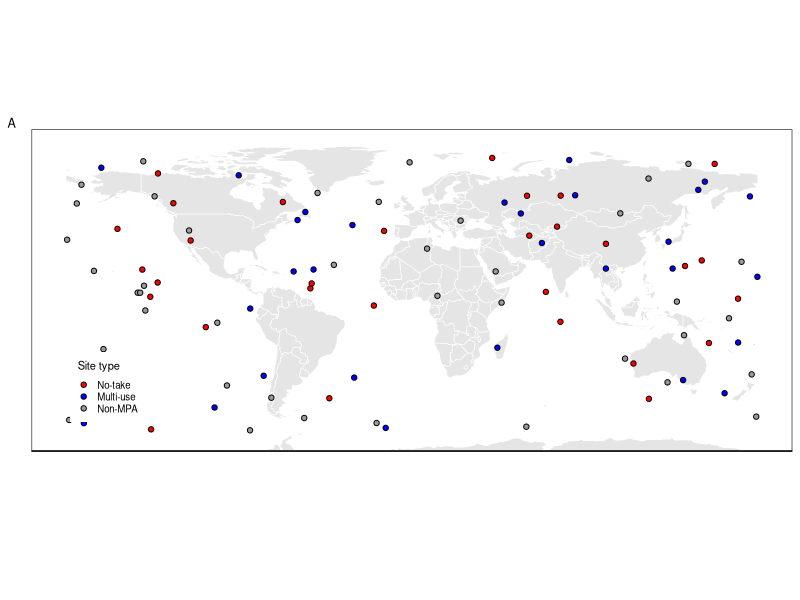
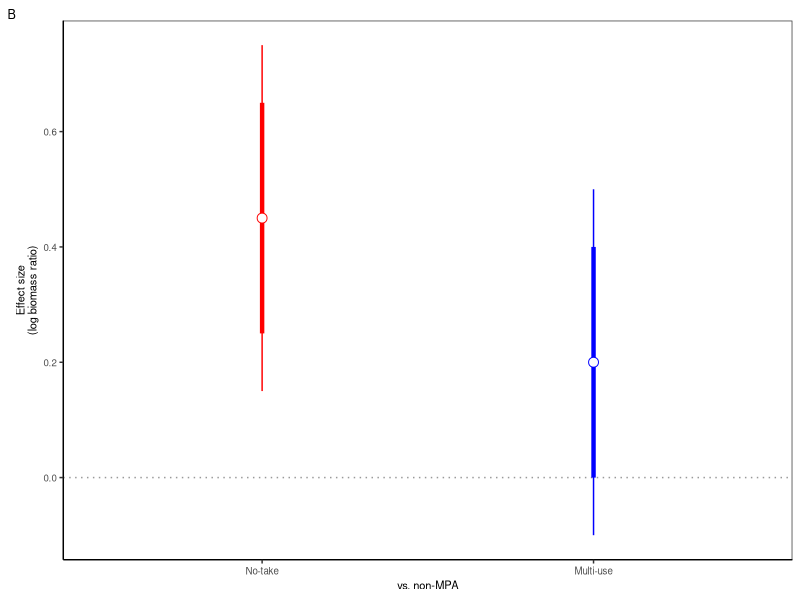
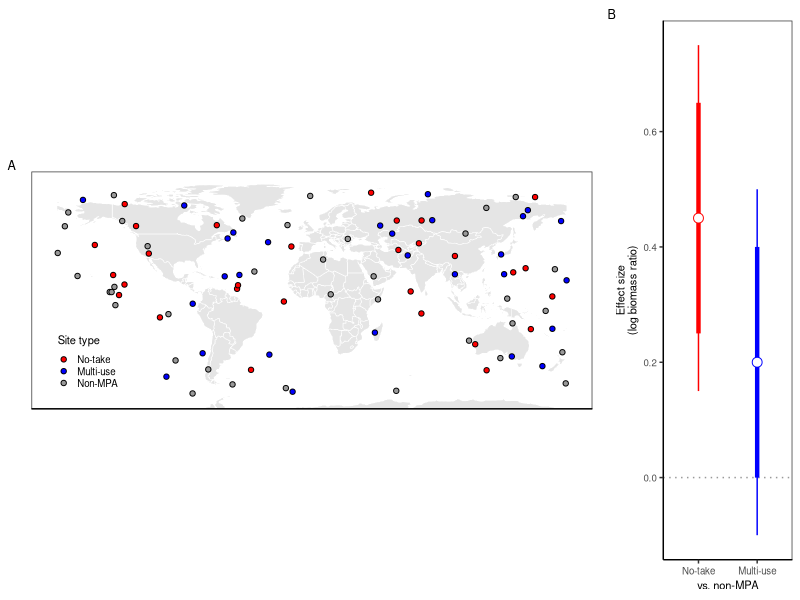

Here is the R script that generated these plots, in order: (Note: this script raises an error after producing the figures.)

# Clear workspace
rm(list = ls())

# Setup
################################################################################

# Packages
library(tidyverse)

# Directories
plotdir <- "figures"

# Simulate data
################################################################################

# Order
type_order <- c("No-take", "Multi-use", "Non-MPA")

# sites
nsites  <- 100
sites <- tibble(lat_dd=runif(nsites, min=-65, max=80),
                long_dd=runif(nsites, min=-180, max=180),
                type=sample(x=c("No-take", "Multi-use", "Non-MPA"), size=nsites, replace=T) %>%
                  factor(., levels=type_order))

# Effects
effects <- tibble(type=c('No-take', "Multi-use") %>% factor(., c('No-take', "Multi-use") ),
                  mean=c(0.45, 0.2),
                  sd1=0.2,
                  sd2=0.3) %>%
  mutate(ci1_lo=mean-sd1,
         ci1_hi=mean+sd1,
         ci2_lo=mean-sd2,
         ci2_hi=mean+sd2)

# Plot data
################################################################################

# World
world <- rnaturalearth::ne_countries(scale="small", returnclass="sf")

# Base theme
base_theme <- theme(axis.text=element_text(size=7),
                    axis.title=element_text(size=8),
                    legend.text=element_text(size=7),
                    legend.title=element_text(size=8),
                    plot.tag=element_text(size=9),
                    # Gridlines
                    panel.grid.major = element_blank(),
                    panel.grid.minor = element_blank(),
                    panel.background = element_blank(),
                    axis.line = element_line(colour = "black"))
                    # Legend
                    # legend.background = element_rect(fill=alpha('blue', 0)))


# Plot map
g1 <- ggplot() +
  # Plot wold
  geom_sf(data=world, fill="grey90", color="white", lwd=0.2) +
  # Plot points
  geom_point(data=sites, mapping=aes(x=long_dd, y=lat_dd, fill=type), pch=21) +
  # Labels
  labs(x=" ", y="", tag="A",) +
  # Crop
  coord_sf(y=c(-65,85)) +
  # Legend
  scale_fill_manual(name="Site type", values=c("red", "blue", "grey60")) +
  # Theme
  theme_bw() + base_theme +
  theme(axis.text.y = element_blank(),
        axis.text.x = element_text(color="white"),
        axis.ticks = element_blank(),
        legend.position = c(0.1, 0.2),
        legend.key.size = unit(0.3, "cm"))
g1

# Plot effect size
g2 <- ggplot(effects, mapping=aes(x=type, y=mean, color=type)) +
  # Reference line
  geom_hline(yintercept = 0, color="grey60", linetype="dotted") +
  # Plot CI
  geom_errorbar(mapping=aes(x=type, ymin=ci2_lo, ymax=ci2_hi, color=type), width=0, linewidth=0.5) +
  geom_errorbar(mapping=aes(x=type, ymin=ci1_lo, ymax=ci1_hi, color=type), width=0, linewidth=1.5) +
  # Plot points
  geom_point(pch=21, fill="white", size=3) +
  # Labels
  labs(x="vs. non-MPA", y="Effect size\n(log biomass ratio)", tag="B") +
  # Axis
  # scale_y_continuous(lim=c(-0.1, 0.7)) +
  # Legend
  scale_color_manual(name="Site type", values=c("red", "blue")) +
  # Theme
  theme_bw() + base_theme +
  theme(legend.position = "none")
g2

# Merge
g <- gridExtra::grid.arrange(g1, g2, nrow=1, widths=c(0.75, 0.25))
g

# Export
ggsave(g, filename=file.path(plotdir, "Fig1_map_plus.png"),
       width=6.5, height=2.5, units="in", dpi=600)
